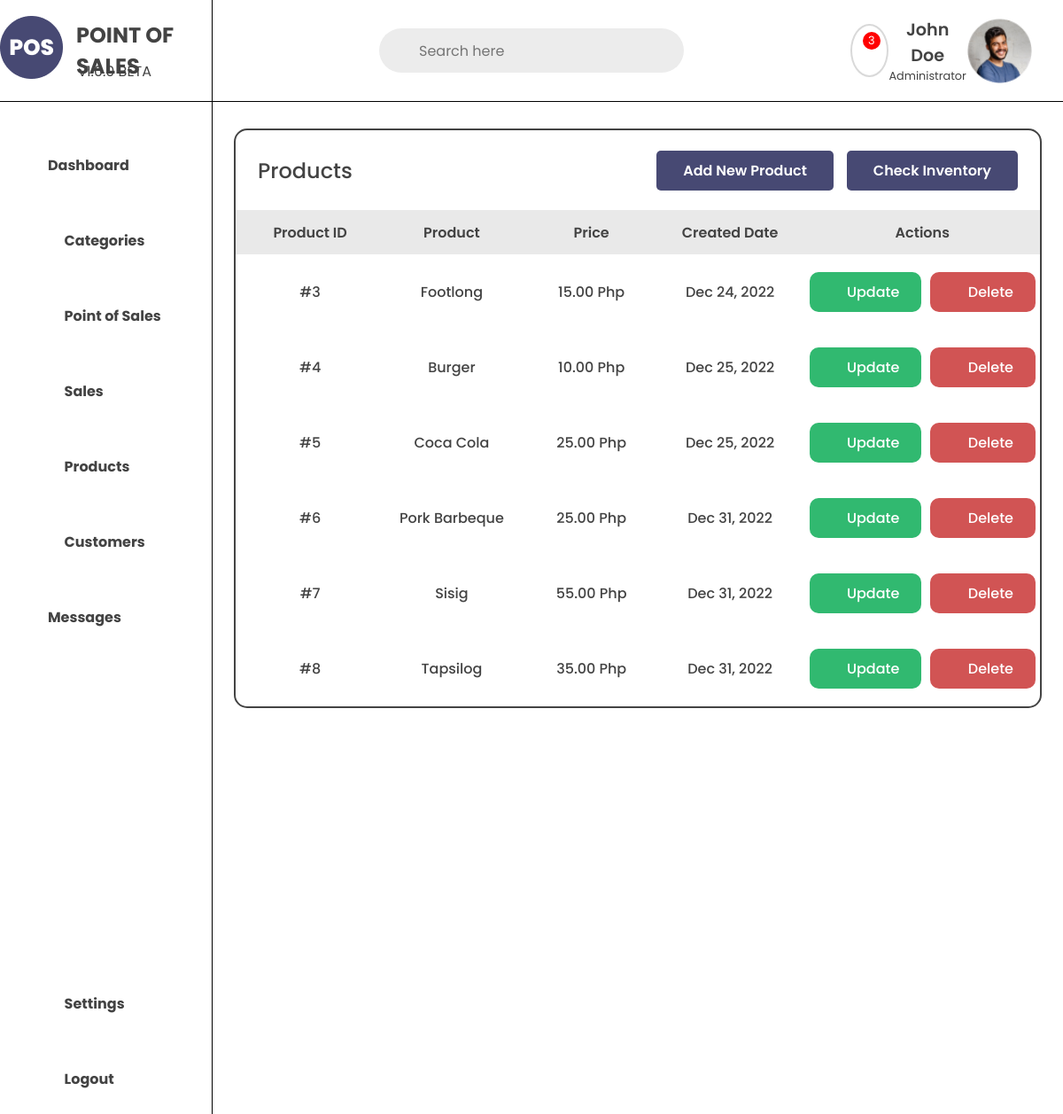
Page /mamgic-foodhub/products/ on the earlier database version.
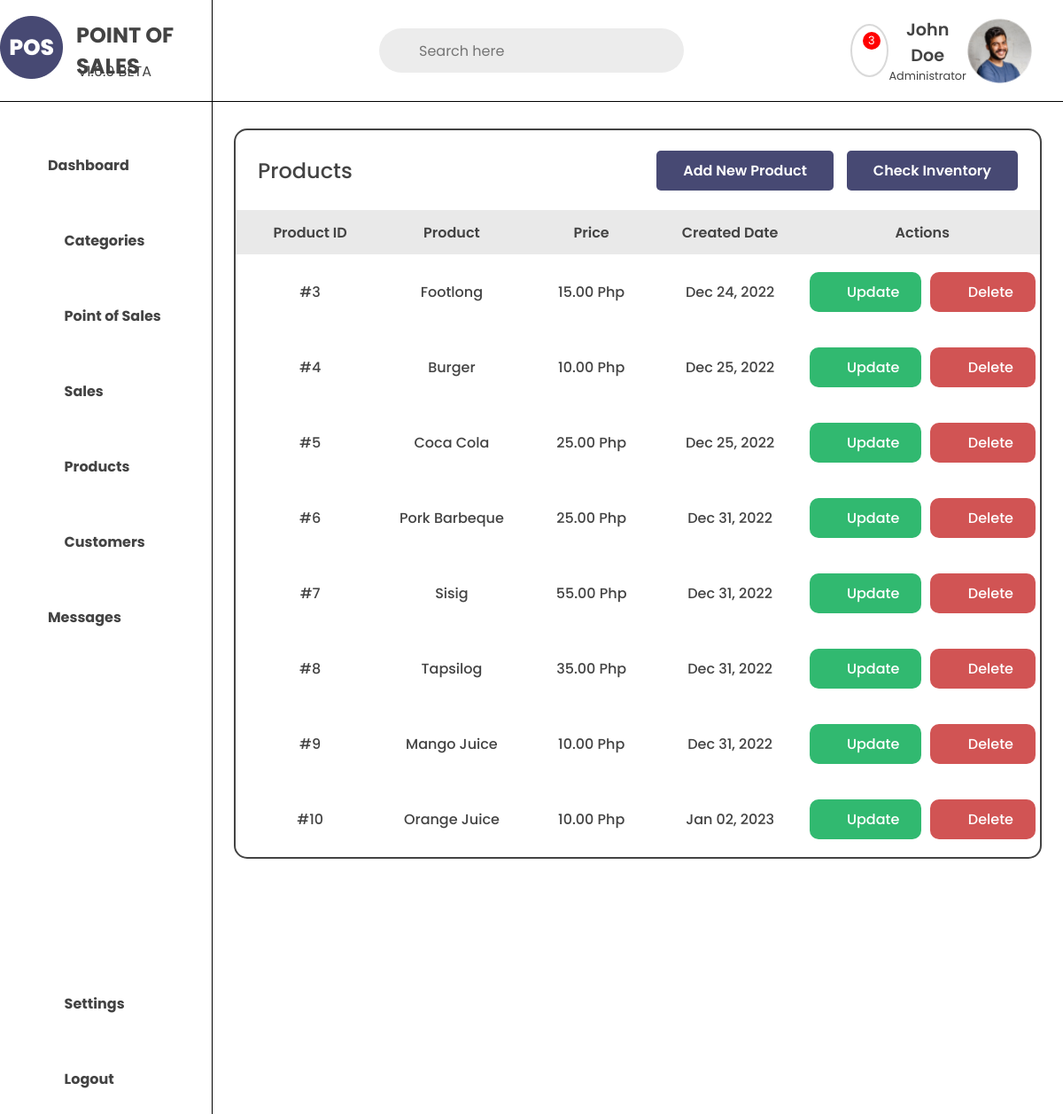
Same page on the later database version.
### store/models.py (models this page shows, shortened)
class Product(models.Model):
    product_name = models.CharField(max_length=100)
    product_slug = models.SlugField(max_length=100, unique=True, null=True, blank=True)
    product_description = models.TextField(max_length=1000, blank=True)
    product_price = models.DecimalField(max_digits=10, decimal_places=2, null=True, blank=True)
    product_image = models.ImageField(upload_to='product_images', blank=True)
    product_category = models.ForeignKey(Category, on_delete=models.CASCADE, null=True)
    product_store = models.ForeignKey(Store, on_delete=models.CASCADE)
    product_created = models.DateTimeField(blank=True,null=True)

### store/views.py (the view)
# urls.py: path('<slug:store_slug>/products/', views.pos_products, name='pos_products'),
def pos_products(request, store_slug):
    store = get_object_or_404(Store, store_slug=store_slug)
    product = Product.objects.filter(product_store=store)
    context = {
        'store': store,
        'products': product
    }
    return render(request, 'includes/pos/pos_includes/pos_products.html', context)

### store/templates/includes/pos/pos_includes/pos_products.html (shortened to what this page needs)
{% extends "includes/pos/base_templates/pos_base.html" %}
{% load static %}
{% block css %}
<link rel="stylesheet" href="{% static 'css/includes/product.css' %}">
{% endblock %}
{% block content %}
{% include "navbar.html" %}
<div class="pos-products-container">
    <div class="pos-products-header">
        <h1>Products</h1>
        <div class="add-products-btn">
            <a href="{% url 'add_product' store_slug=store.store_slug %}">Add New Product</a>
            <a href="{% url 'pos_inventory' store_slug=store.store_slug %}">Check Inventory</a>
        </div>
    </div>
    <div class="pos-products-table">
        <table>
            <tr class="products-tbl-header">
                <th>Product ID</th>
                <th>Product</th>
                <th>Price</th>
                <th>Created Date</th>
                <th>Actions</th>
            </tr>
            {% for product in products %}
            <tr class="products-tbl-content">
                <td>#{{product.id}}</td>
                <td>{{product.product_name}}</td>
                <td>{{product.product_price}} Php</td>
                <td>{{product.product_created | date:"M d, Y"}}</td>
                <td class="products-tbl-btns">
                    <a href="{% url 'update_product' store_slug=store.store_slug pk=product.id %}"
                        class="products-tbl-edit">Edit</a>
                    <a href="{% url 'delete_product' store_slug=store.store_slug pk=product.id %}"
                        class="products-tbl-delete">Delete</a>
                </td>
            </tr>
            {% endfor %}
        </table>
    </div>
</div>
{% endblock %}

Differences in the rows shown:
added Product: id "9", product_name "Mango Juice", product_price "10.00", product_created "Dec 31, 2022"
added Product: id "10", product_name "Orange Juice", product_price "10.00", product_created "Jan 02, 2023"
